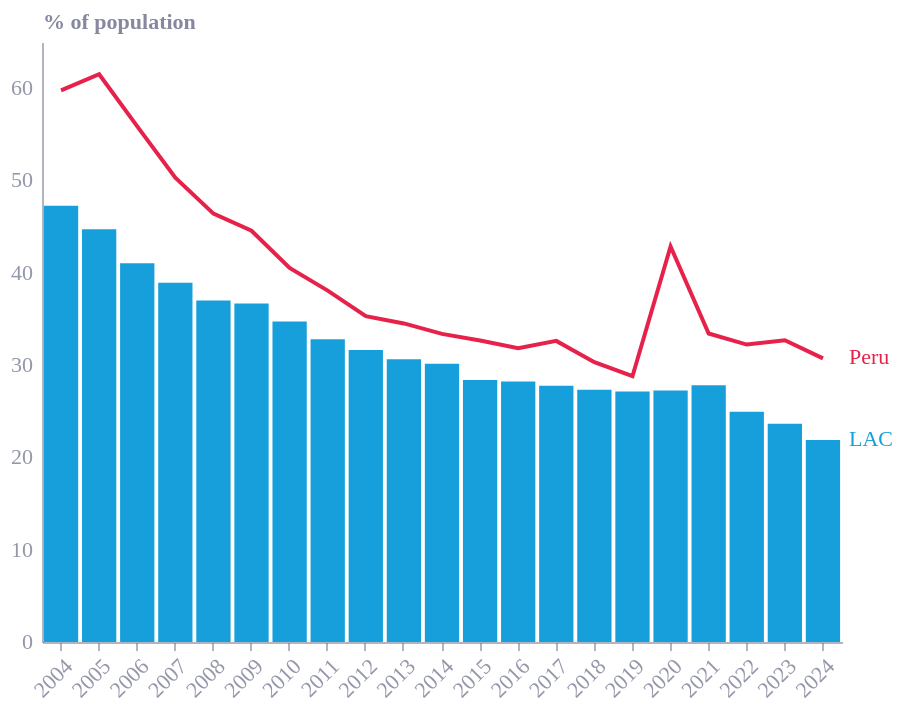

Here is the notebook cell this chart was saved with:
### Code cell
# Create chart 2: bar chart of lac poverty headcount, with peru overlay
base = alt.Chart(poverty_df).encode(
    x=alt.X(
        'year:O',
        title='',
        axis=alt.Axis(grid=False, labelAngle=-45))
)
lac_bars = base.mark_bar().encode(
    y=alt.Y(
        'lac:Q',
        title='% of population',
        axis=alt.Axis(grid=False)),
    tooltip=[
        alt.Tooltip('year:O', title='Year'),
        alt.Tooltip('lac:Q', title='LAC (% of population)', format='.2f')]
)
peru_line = base.mark_line().encode(
    y=alt.Y('peru:Q'),
    tooltip=[
        alt.Tooltip('year:O', title='Year'),
        alt.Tooltip('peru:Q', title='Peru (% of population)', format='.2f')]
)

# Get last year's values for label positioning
last_year = poverty_df['year'].max()
last_row = poverty_df[poverty_df['year'] == last_year]
peru_label = alt.Chart(last_row).mark_text(
    align='left', dx=13, color='#E6224B'
).encode(
    x=alt.X('year:O'),
    y=alt.Y('peru:Q'),
    text=alt.value('Peru')
)
lac_label = alt.Chart(last_row).mark_text(
    align='left', dx=13, color='#179FDB'
).encode(
    x=alt.X('year:O'),
    y=alt.Y('lac:Q'),
    text=alt.value('LAC')
)
chart2 = lac_bars + peru_line + peru_label + lac_label

chart2

### Figure 1 — Vega-Lite specification as saved in the notebook (floating-point values rounded to 4 significant figures)
{"config": {"font": "Circular Std", "text": {"color": "#676A86", "align": "left", "baseline": "middle", "dx": 7, "dy": 0, "fontSize": 11}, "view": {"stroke": null, "continuousWidth": 400, "continuousHeight": 300, "discreteWidth": 400, "discreteHeight": 300}, "range": {"category": ["#36B7B4", "#E6224B", "#F4C245", "#0063AF", "#00A767", "#179FDB", "#EB5C2E", "#5C267B", "#122B39"], "diverging": ["#E6224B", "#E54753", "#C9C9C9", "#179FDB", "#122B39"], "heatmap": ["#C9C9C9", "#179FDB", "#0063AF", "#122B39"], "ordinal": ["#00A767", "#36B7B4", "#179FDB", "#0063AF", "#243B5A"]}, "bar": {"color": "#179fdb"}, "line": {"color": "#e6224b"}, "rule": {"color": "#676A86"}, "area": {"opacity": 0.8}, "point": {"filled": true, "size": 80, "color": "#e6224b", "opacity": 0.95}, "geoshape": {"stroke": "white", "strokeWidth": 0.3}, "rect": {"fill": "#d6d4d4", "opacity": 0.3}, "axis": {"labelColor": "#676A86", "labelFontSize": 11, "labelFont": "Circular Std", "labelOpacity": 0.7, "tickColor": "#676A86", "tickOpacity": 0.5, "domainColor": "#676A86", "domainOpacity": 0.5, "gridColor": "#676A86", "gridDash": [2, 2], "gridOpacity": 0.5, "title": null, "titleColor": "#676A86", "titleOpacity": 0.8, "tickSize": 4}, "axisXDiscrete": {"grid": false, "labelAngle": 0, "tickCount": 10, "tickOpacity": 0.5, "title": null}, "axisYDiscrete": {"ticks": false, "labelPadding": 5}, "axisXTemporal": {"grid": false, "ticks": true}, "axisXQuantitative": {"grid": true}, "axisYQuantitative": {"gridColor": "#676A86", "gridDash": [1, 5], "gridOpacity": 0.5, "ticks": false, "labelPadding": 5, "tickCount": 8, "titleAngle": 0, "titleAlign": "left", "titleBaseline": "bottom", "titleX": 0, "titleY": -5}, "title": {"color": "#676A86E6", "subtitleColor": "#676A86", "font": "Circular Std", "subtitleFont": "Circular Std", "anchor": "start", "fontSize": 14, "subtitleFontSize": 12, "subtitlePadding": 4, "offset": 0, "frame": "group"}, "legend": {"titleColor": "#122b39", "title": null, "labelColor": "#122b39", "labelFontSize": 11}}, "layer": [{"mark": {"type": "bar"}, "encoding": {"tooltip": [{"field": "year", "title": "Year", "type": "ordinal"}, {"field": "lac", "format": ".2f", "title": "LAC (% of population)", "type": "quantitative"}], "x": {"axis": {"grid": false, "labelAngle": -45}, "field": "year", "title": "", "type": "ordinal"}, "y": {"axis": {"grid": false}, "field": "lac", "title": "% of population", "type": "quantitative"}}}, {"mark": {"type": "line"}, "encoding": {"tooltip": [{"field": "year", "title": "Year", "type": "ordinal"}, {"field": "peru", "format": ".2f", "title": "Peru (% of population)", "type": "quantitative"}], "x": {"axis": {"grid": false, "labelAngle": -45}, "field": "year", "title": "", "type": "ordinal"}, "y": {"field": "peru", "type": "quantitative"}}}, {"data": {"name": "data-50691192214b68e1520fe86f695ae487"}, "mark": {"type": "text", "align": "left", "color": "#E6224B", "dx": 13}, "encoding": {"text": {"value": "Peru"}, "x": {"field": "year", "type": "ordinal"}, "y": {"field": "peru", "type": "quantitative"}}}, {"data": {"name": "data-50691192214b68e1520fe86f695ae487"}, "mark": {"type": "text", "align": "left", "color": "#179FDB", "dx": 13}, "encoding": {"text": {"value": "LAC"}, "x": {"field": "year", "type": "ordinal"}, "y": {"field": "lac", "type": "quantitative"}}}], "data": {"name": "data-adf5a7d7a00189eb4a2e361e1b2b3d29"}, "$schema": "https://vega.github.io/schema/vega-lite/v6.4.1.json", "datasets": {"data-adf5a7d7a00189eb4a2e361e1b2b3d29": [{"year": 2004, "peru": 59.76, "lac": 47.25}, {"year": 2005, "peru": 61.5, "lac": 44.71}, {"year": 2006, "peru": 55.86, "lac": 41.02}, {"year": 2007, "peru": 50.3, "lac": 38.92}, {"year": 2008, "peru": 46.4, "lac": 37.0}, {"year": 2009, "peru": 44.55, "lac": 36.66}, {"year": 2010, "peru": 40.53, "lac": 34.72}, {"year": 2011, "peru": 38.07, "lac": 32.79}, {"year": 2012, "peru": 35.3, "lac": 31.63}, {"year": 2013, "peru": 34.51, "lac": 30.63}, {"year": 2014, "peru": 33.38, "lac": 30.15}, {"year": 2015, "peru": 32.67, "lac": 28.38}, {"year": 2016, "peru": 31.81, "lac": 28.21}, {"year": 2017, "peru": 32.62, "lac": 27.75}, {"year": 2018, "peru": 30.31, "lac": 27.32}, {"year": 2019, "peru": 28.79, "lac": 27.14}, {"year": 2020, "peru": 42.85, "lac": 27.24}, {"year": 2021, "peru": 33.42, "lac": 27.82}, {"year": 2022, "peru": 32.22, "lac": 24.95}, {"year": 2023, "peru": 32.69, "lac": 23.64}, {"year": 2024, "peru": 30.73, "lac": 21.88}], "data-50691192214b68e1520fe86f695ae487": [{"year": 2024, "peru": 30.73, "lac": 21.88}]}}
